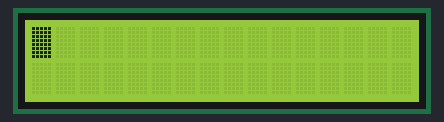
A sketch run on a simulated Arduino Nano, built with avr-gcc and run on an emulated ATmega328P. Shown: 16×2 character LCD.

Above: at 0.1 s.
At 0.5 s:
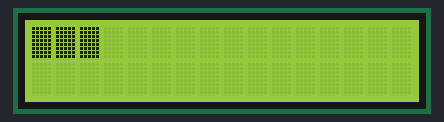
At 0.9 s:
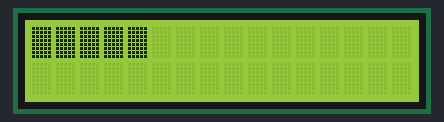
At 1.7 s:
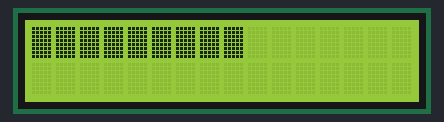
At 3.2 s:
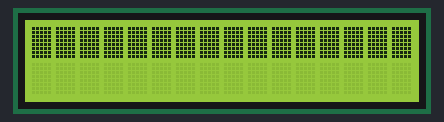
At 3.6 s:
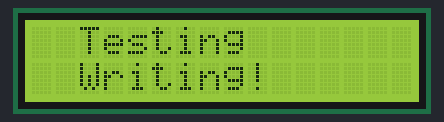

Measured:
- what the display in image 4 shows lasts 0.4 s, from 3.1 s to 3.5 s

The sketch:

1602LCDtest.ino
```cpp
// Include the libraries:
// LiquidCrystal_I2C.h: https://github.com/johnrickman/LiquidCrystal_I2C
#include <Wire.h> // Library for I2C communication
#include <LiquidCrystal_I2C.h> // Library for LCD

// Wiring: SDA pin is connected to A4 and SCL pin to A5.
// Connect to LCD via I2C, default address 0x27 (A0-A2 not jumpered)
LiquidCrystal_I2C lcd = LiquidCrystal_I2C(0x27, 16, 2); // Address , width, height

// constants

const byte NUM_CHARS = 16; // define width of display for use in loops

// custom chars
byte block[8] = {
  0b11111,
  0b11111,
  0b11111,
  0b11111,
  0b11111,
  0b11111,
  0b11111,
  0b11111
};

void progress() { // scroll custom char accross the screen like a progress bar
  for (int i = 0; i <= NUM_CHARS-1; i++) {
    lcd.setCursor(i,0); // move cursor using i as position
    lcd.write((byte)0); // write the custom char
    delay(200);
  }
}

void setup() {
  // Initiate the LCD:
  lcd.init();
  lcd.backlight();

  lcd.createChar(0, block); // create a new custom character
  progress();
  delay(200);
  lcd.clear();
}


void loop() {
  lcd.setCursor(2, 0); // Set the cursor on the third column and first row.
  lcd.print("Testing"); // Print the string
  lcd.setCursor(2, 1); //Set the cursor on the third column and the second row (counting starts at 0!).
  lcd.print("Writing!");
}
```
